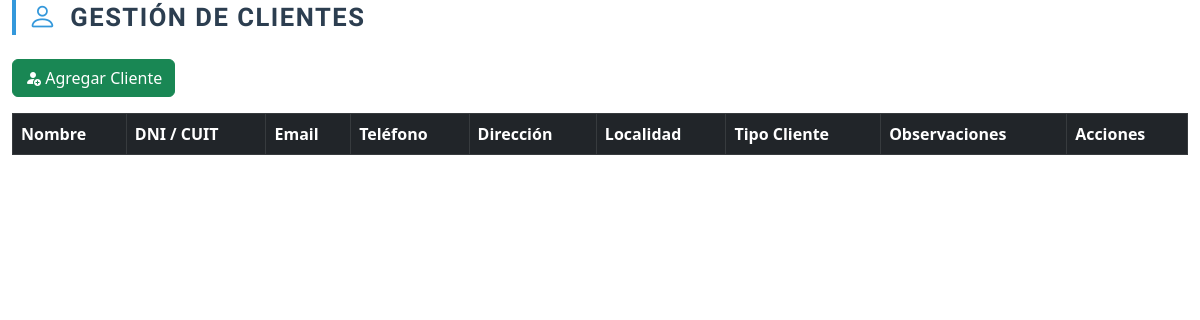
The page /modulos/clientes.php on the database as committed earlier.
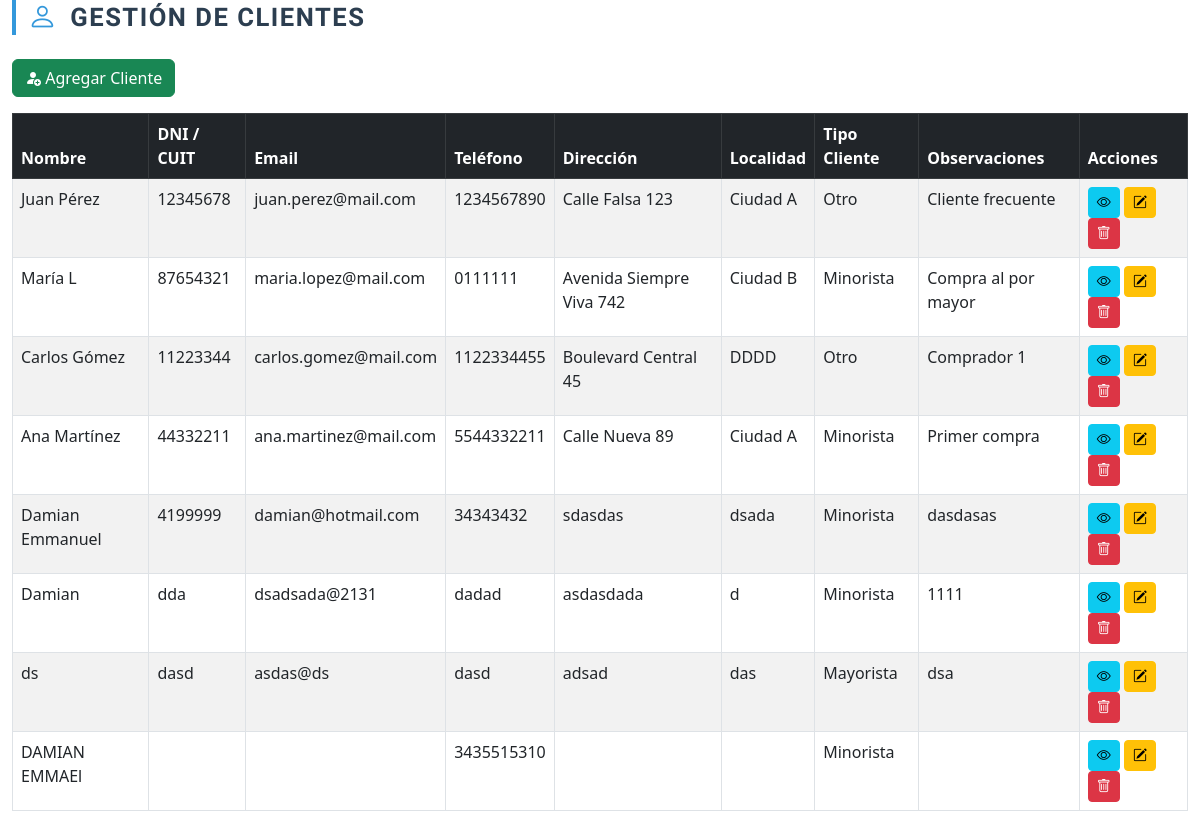
The same page on the database as committed later.
### tables this page shows
CREATE TABLE `clientes` (
  `id_clientes` int(11) NOT NULL,
  `nombre_clientes` varchar(100) DEFAULT NULL,
  `dni_cuit_clientes` varchar(20) DEFAULT NULL,
  `email_clientes` varchar(100) DEFAULT NULL,
  `telefono_clientes` varchar(20) DEFAULT NULL,
  `direccion_clientes` varchar(150) DEFAULT NULL,
  `localidad_clientes` varchar(100) DEFAULT NULL,
  `tipo_cliente_clientes` varchar(20) DEFAULT NULL,
  `observaciones_clientes` text DEFAULT NULL
);

### modulos/clientes.php (the view, shortened to what this page needs)
<?php
include('./db/conexion.php'); ?>
<!DOCTYPE html>
<html lang="en">
<head>
    <link href="https://cdn.jsdelivr.net/npm/bootstrap@5.3.0/dist/css/bootstrap.min.css" rel="stylesheet" />
    <link href="https://cdn.jsdelivr.net/npm/bootstrap-icons@1.10.5/font/bootstrap-icons.css" rel="stylesheet">
</head>
<body>
    <div class="container-fluid ">
        <h2 class="modern-title mb-4">
            <i class="bi bi-person"></i> Gestión de Clientes
        </h2>
        <button type="button" class="btn btn-success mb-3" data-bs-toggle="modal" data-bs-target="#modalAgregarCliente"
            style="margin-bottom: 28px;">
            <i class="bi bi-person-fill-add"></i> Agregar Cliente
        </button>
        <div class="table-responsive">
            <table class="table table-bordered table-striped">
                <thead class="table-dark">
                    <tr>
                        <th>Nombre</th>
                        <th>DNI / CUIT</th>
                        <th>Email</th>
                        <th>Teléfono</th>
                        <th>Dirección</th>
                        <th>Localidad</th>
                        <th>Tipo Cliente</th>
                        <th>Observaciones</th>
                        <th>Acciones</th>
                    </tr>
                </thead>
                <tbody>
                    <?php
                    $consulta = "SELECT * FROM clientes";
                    $resultado = $conexion->query($consulta);
                    while ($fila = $resultado->fetch_assoc()):
                        ?>
                        <tr>
                            <td><?= htmlspecialchars($fila['nombre_clientes']) ?></td>
                            <td><?= htmlspecialchars($fila['dni_cuit_clientes']) ?></td>
                            <td><?= htmlspecialchars($fila['email_clientes']) ?></td>
                            <td><?= htmlspecialchars($fila['telefono_clientes']) ?></td>
                            <td><?= htmlspecialchars($fila['direccion_clientes']) ?></td>
                            <td><?= htmlspecialchars($fila['localidad_clientes']) ?></td>
                            <td><?= htmlspecialchars($fila['tipo_cliente_clientes']) ?></td>
                            <td><?= htmlspecialchars($fila['observaciones_clientes']) ?></td>
                            <td>
                                <button class="btn btn-sm btn-info" data-bs-toggle="modal" data-bs-target="#modalVerCliente"
                                    data-id="<?= $fila['id_clientes'] ?>"
                                    data-nombre="<?= htmlspecialchars($fila['nombre_clientes']) ?>"
                                    data-dni="<?= htmlspecialchars($fila['dni_cuit_clientes']) ?>"
                                    data-email="<?= htmlspecialchars($fila['email_clientes']) ?>"
                                    data-telefono="<?= htmlspecialchars($fila['telefono_clientes']) ?>"
                                    data-direccion="<?= htmlspecialchars($fila['direccion_clientes']) ?>"
                                    data-localidad="<?= htmlspecialchars($fila['localidad_clientes']) ?>"
                                    data-tipo="<?= htmlspecialchars($fila['tipo_cliente_clientes']) ?>"
                                    data-observaciones="<?= htmlspecialchars($fila['observaciones_clientes']) ?>">
                                    <i class="bi bi-eye"></i>
                                </button>
                                <button class="btn btn-sm btn-warning" data-bs-toggle="modal"
                                    data-bs-target="#modalEditarCliente" data-id="<?= $fila['id_clientes'] ?>"
                                    data-nombre="<?= htmlspecialchars($fila['nombre_clientes']) ?>"
                                    data-dni="<?= htmlspecialchars($fila['dni_cuit_clientes']) ?>"
                                    data-email="<?= htmlspecialchars($fila['email_clientes']) ?>"
                                    data-telefono="<?= htmlspecialchars($fila['telefono_clientes']) ?>"
                                    data-direccion="<?= htmlspecialchars($fila['direccion_clientes']) ?>"
                                    data-localidad="<?= htmlspecialchars($fila['localidad_clientes']) ?>"
                                    data-tipo="<?= htmlspecialchars($fila['tipo_cliente_clientes']) ?>"
                                    data-observaciones="<?= htmlspecialchars($fila['observaciones_clientes']) ?>">
                                    <i class="bi bi-pencil-square"></i>
                                </button>
                                <button class="btn btn-sm btn-danger" data-bs-toggle="modal"
                                    data-bs-target="#modalEliminarCliente" data-id="<?= $fila['id_clientes'] ?>">
                                    <i class="bi bi-trash"></i>
                                </button>
                            </td>
                        </tr>
                    <?php endwhile; ?>
                </tbody>
            </table>
        </div>
    </div>
</body>
</html>

Rows that differ between the two databases and show on the page:
added clientes: nombre_clientes "Juan Pérez", dni_cuit_clientes "12345678", email_clientes "juan.perez@mail.com", telefono_clientes "1234567890", direccion_clientes "Calle Falsa 123", localidad_clientes "Ciudad A", tipo_cliente_clientes "Otro", observaciones_clientes "Cliente frecuente"
added clientes: nombre_clientes "María L", dni_cuit_clientes "87654321", email_clientes "maria.lopez@mail.com", telefono_clientes "0111111", direccion_clientes "Avenida Siempre Viva 742", localidad_clientes "Ciudad B", tipo_cliente_clientes "Minorista", observaciones_clientes "Compra al por mayor"
added clientes: nombre_clientes "Carlos Gómez", dni_cuit_clientes "11223344", email_clientes "carlos.gomez@mail.com", telefono_clientes "1122334455", direccion_clientes "Boulevard Central 45", localidad_clientes "DDDD", tipo_cliente_clientes "Otro", observaciones_clientes "Comprador 1"
added clientes: nombre_clientes "Ana Martínez", dni_cuit_clientes "44332211", email_clientes "ana.martinez@mail.com", telefono_clientes "5544332211", direccion_clientes "Calle Nueva 89", localidad_clientes "Ciudad A", tipo_cliente_clientes "Minorista", observaciones_clientes "Primer compra"
added clientes: nombre_clientes "Damian Emmanuel", dni_cuit_clientes "4199999", email_clientes "damian@hotmail.com", telefono_clientes "34343432", direccion_clientes "sdasdas", localidad_clientes "dsada", tipo_cliente_clientes "Minorista", observaciones_clientes "dasdasas"
added clientes: nombre_clientes "Damian", dni_cuit_clientes "dda", email_clientes "dsadsada@2131", telefono_clientes "dadad", direccion_clientes "asdasdada", localidad_clientes "d", tipo_cliente_clientes "Minorista", observaciones_clientes "1111"
added clientes: nombre_clientes "ds", dni_cuit_clientes "dasd", email_clientes "asdas@ds", telefono_clientes "dasd", direccion_clientes "adsad", localidad_clientes "das", tipo_cliente_clientes "Mayorista", observaciones_clientes "dsa"
added clientes: nombre_clientes "DAMIAN EMMAEl", telefono_clientes "3435515310", tipo_cliente_clientes "Minorista"
